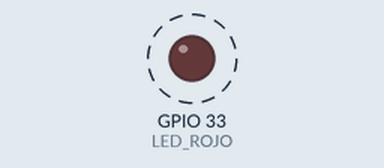
Simulated run of this sketch. Board: ESP32. Shown: output pins drawn as LEDs (lit = HIGH). Dashed ring = blinking. The camera gives no picture; what the sketch prints to the serial monitor is not drawn.

Above: at 0.8 s.
Timing chart, 0 to 3.5 s (numbered marks = the images above):
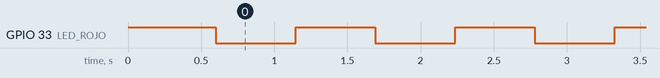

Measured:
- by itself, GPIO 33 (LED_ROJO): alternates HIGH for 0.54 s and LOW for 0.54 s

The sketch:

camara_esp32.ino
```cpp
/*
  Cámara USB para el escáner 3D — ESP32-CAM (AI Thinker, sensor OV2640)
  Proyecto de Álgebra Lineal

  Envía video MJPEG por el cable USB (puerto serial a 1 Mbaud): cada cuadro es
  un JPEG completo (empieza con FF D8 y termina con FF D9), uno detrás de otro.
  El servidor (servidor/escaner/camara.py) los separa por esos marcadores, igual
  que con el video de DroidCam, así que no hace falta WiFi ni contraseñas.

  Comandos (un carácter, desde el computador):
    + / -   sube o baja la resolución (QVGA … UXGA)
    q / Q   más / menos compresión (calidad JPEG)
    h / H   espejo horizontal activado / desactivado
    v / V   volteo vertical (de cabeza) activado / desactivado

  Compilar y grabar (Arduino IDE o arduino-cli):
    placa  : "AI Thinker ESP32-CAM"  (esp32:esp32:esp32cam)
    PSRAM  : habilitado

  El LED rojo de la placa (GPIO 33) parpadea mientras envía cuadros; si
  parpadea rápido, la cámara OV2640 no arrancó (revisa la cinta flexible).
*/

#include "esp_camera.h"

// Pines de la AI Thinker ESP32-CAM
#define PWDN_GPIO_NUM   32
#define RESET_GPIO_NUM  -1
#define XCLK_GPIO_NUM    0
#define SIOD_GPIO_NUM   26
#define SIOC_GPIO_NUM   27
#define Y9_GPIO_NUM     35
#define Y8_GPIO_NUM     34
#define Y7_GPIO_NUM     39
#define Y6_GPIO_NUM     36
#define Y5_GPIO_NUM     21
#define Y4_GPIO_NUM     19
#define Y3_GPIO_NUM     18
#define Y2_GPIO_NUM      5
#define VSYNC_GPIO_NUM  25
#define HREF_GPIO_NUM   23
#define PCLK_GPIO_NUM   22
#define LED_ROJO        33   // activo en bajo

const long BAUDIOS = 1000000;

// Resoluciones disponibles, de menor a mayor. 5 = SVGA (800x600) por defecto:
// ~40 KB por cuadro, unos 3 cuadros por segundo por el cable.
const framesize_t TAMANOS[] = {FRAMESIZE_QVGA, FRAMESIZE_VGA, FRAMESIZE_SVGA,
                               FRAMESIZE_XGA, FRAMESIZE_SXGA, FRAMESIZE_UXGA};
const int N_TAMANOS = sizeof(TAMANOS) / sizeof(TAMANOS[0]);
int tamano = 2;
int calidad = 10;            // 4 (mejor) … 63 (más comprimida)
bool espejoH = false, espejoV = false;
unsigned long ultimoLed = 0;
bool ledEncendido = false;

bool iniciarCamara() {
  camera_config_t c = {};
  c.ledc_channel = LEDC_CHANNEL_0;
  c.ledc_timer = LEDC_TIMER_0;
  c.pin_d0 = Y2_GPIO_NUM;  c.pin_d1 = Y3_GPIO_NUM;
  c.pin_d2 = Y4_GPIO_NUM;  c.pin_d3 = Y5_GPIO_NUM;
  c.pin_d4 = Y6_GPIO_NUM;  c.pin_d5 = Y7_GPIO_NUM;
  c.pin_d6 = Y8_GPIO_NUM;  c.pin_d7 = Y9_GPIO_NUM;
  c.pin_xclk = XCLK_GPIO_NUM;
  c.pin_pclk = PCLK_GPIO_NUM;
  c.pin_vsync = VSYNC_GPIO_NUM;
  c.pin_href = HREF_GPIO_NUM;
  c.pin_sccb_sda = SIOD_GPIO_NUM;
  c.pin_sccb_scl = SIOC_GPIO_NUM;
  c.pin_pwdn = PWDN_GPIO_NUM;
  c.pin_reset = RESET_GPIO_NUM;
  c.xclk_freq_hz = 20000000;
  c.pixel_format = PIXFORMAT_JPEG;
  c.grab_mode = CAMERA_GRAB_LATEST;      // siempre el cuadro más reciente
  if (psramFound()) {
    c.frame_size = FRAMESIZE_UXGA;       // reserva memoria para el mayor tamaño
    c.jpeg_quality = calidad;
    c.fb_count = 2;
    c.fb_location = CAMERA_FB_IN_PSRAM;
  } else {
    c.frame_size = FRAMESIZE_SVGA;
    c.jpeg_quality = 12;
    c.fb_count = 1;
    c.fb_location = CAMERA_FB_IN_DRAM;
    tamano = 2;
  }
  if (esp_camera_init(&c) != ESP_OK) return false;
  sensor_t *s = esp_camera_sensor_get();
  s->set_framesize(s, TAMANOS[tamano]);
  s->set_quality(s, calidad);
  // Exposición y balance de blancos automáticos: la cámara se adapta sola
  s->set_exposure_ctrl(s, 1);
  s->set_gain_ctrl(s, 1);
  s->set_whitebal(s, 1);
  s->set_awb_gain(s, 1);
  s->set_lenc(s, 1);                     // corrige el oscurecimiento en las esquinas
  return true;
}

void aplicar() {
  sensor_t *s = esp_camera_sensor_get();
  s->set_framesize(s, TAMANOS[tamano]);
  s->set_quality(s, calidad);
  s->set_hmirror(s, espejoH);
  s->set_vflip(s, espejoV);
}

void leerComandos() {
  while (Serial.available()) {
    char ch = Serial.read();
    switch (ch) {
      case '+': if (tamano < N_TAMANOS - 1) tamano++; break;
      case '-': if (tamano > 0) tamano--; break;
      case 'q': if (calidad > 4) calidad--; break;
      case 'Q': if (calidad < 63) calidad++; break;
      case 'h': espejoH = true; break;
      case 'H': espejoH = false; break;
      case 'v': espejoV = true; break;
      case 'V': espejoV = false; break;
      default: return;
    }
    aplicar();
  }
}

void setup() {
  Serial.begin(BAUDIOS);
  pinMode(LED_ROJO, OUTPUT);
  digitalWrite(LED_ROJO, HIGH);
  if (!iniciarCamara()) {
    // Sin cámara: parpadeo rápido del LED y un aviso de texto cada segundo
    while (true) {
      Serial.println("{\"error\":\"no se pudo iniciar la camara OV2640: revisa la cinta flexible\"}");
      digitalWrite(LED_ROJO, LOW);  delay(150);
      digitalWrite(LED_ROJO, HIGH); delay(850);
    }
  }
  // Descarta los primeros cuadros: salen oscuros mientras se ajusta la exposición
  for (int i = 0; i < 4; i++) {
    camera_fb_t *fb = esp_camera_fb_get();
    if (fb) esp_camera_fb_return(fb);
  }
}

void loop() {
  leerComandos();
  camera_fb_t *fb = esp_camera_fb_get();
  if (!fb) { delay(10); return; }
  // El JPEG va tal cual: FF D8 … FF D9
  Serial.write(fb->buf, fb->len);
  esp_camera_fb_return(fb);

  if (millis() - ultimoLed > 500) {
    ultimoLed = millis();
    ledEncendido = !ledEncendido;
    digitalWrite(LED_ROJO, ledEncendido ? LOW : HIGH);
  }
}
```
